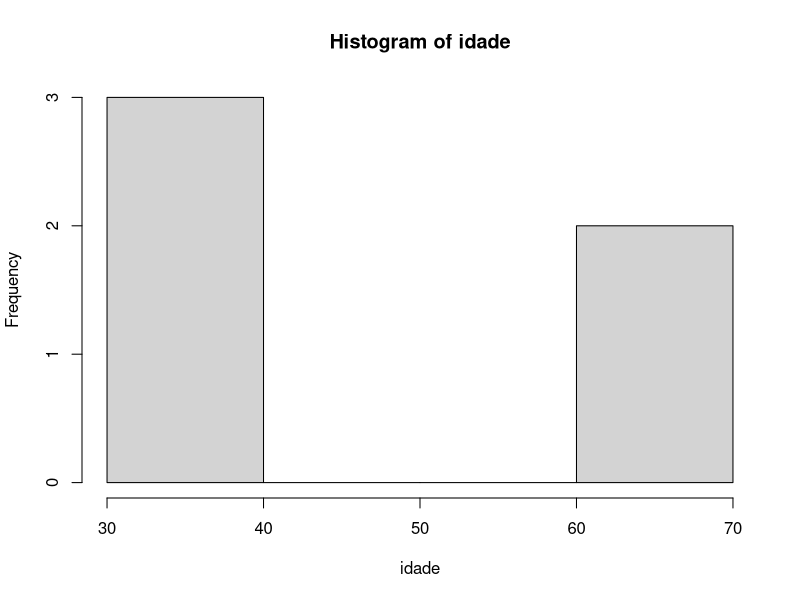
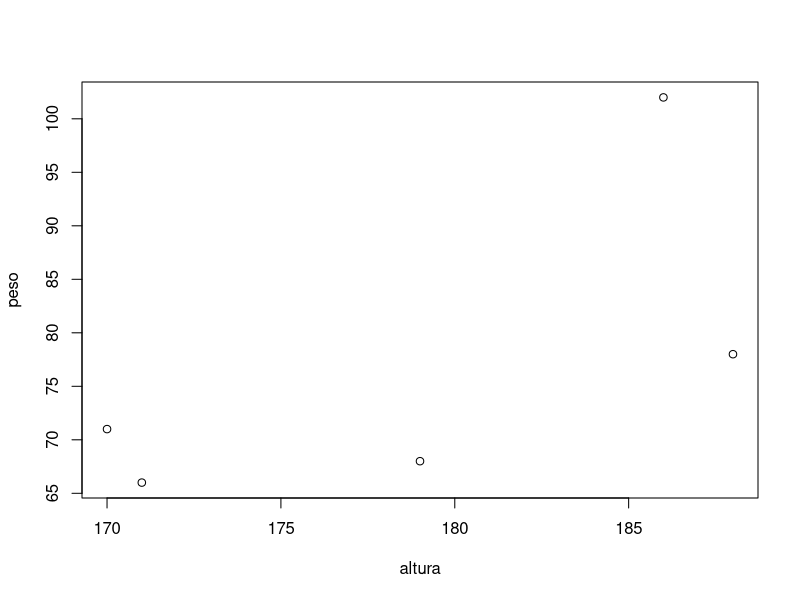

R code for these plots, in order:
#########################################################################
##
## Disciplina Transversal
## MEPC-2020
## Aula 3   03/06/2020
##
## Profs Fernando Mayer e Paulo Justiniano
##
#########################################################################

## Crie um vetor que armazene a sua idade e das pessoas em sua casa
## (ou de amigos, parentes, etc). Quanto mais dados você conseguir, melhor.
idade <- c(37, 30, 62, 31, 61)

## Crie um vetor para armazenar as alturas das mesmas pessoas
altura <- c(171, 179, 186, 188, 170) # altura em cm

## Crie um vetor para armazenar o peso das mesmas pessoas
peso <- c(66, 68, 102, 78, 71) # pesos em kg

## Pergunte a cor favorita para cada uma das pessoas, e armazene esse
## resultado em um vetor
cor <- c("Amarelo", "Rosa", "Azul Marinho", "Violeta", "Azul")

## Crie um vetor com os nomes das respectivas pessoas
nomes <- c("Maria", "Marta", "Lucas", "José", "Catarina")

## Atribua os nomes do vetor acima para cada um dos vetores anteriores
## (idade, altura, peso, cor favorita)
names(idade)
names(altura)
names(peso)
names(cor)

names(idade) <- nomes
names(altura) <- nomes
names(peso) <- nomes
names(cor) <- nomes

idade
altura
peso
cor

## Calcule a média de idade, altura e peso
mean(idade)
mean(altura)
mean(peso)

## Faça um histograma das idades
hist(idade)

## Faça um gráfico de dispersão entre altura e peso (considerando que o peso
## depende da altura)
plot(x = altura, y = peso)

## OPCIONAL: crie um data frame para armazenar estas informações (com cada coluna
## do data frame sendo uma variável)
dados <- data.frame(nomes, idade, altura, peso, cor)
dados
str(dados)

## Faça um sumário estatístico do data frame
summary(dados)
